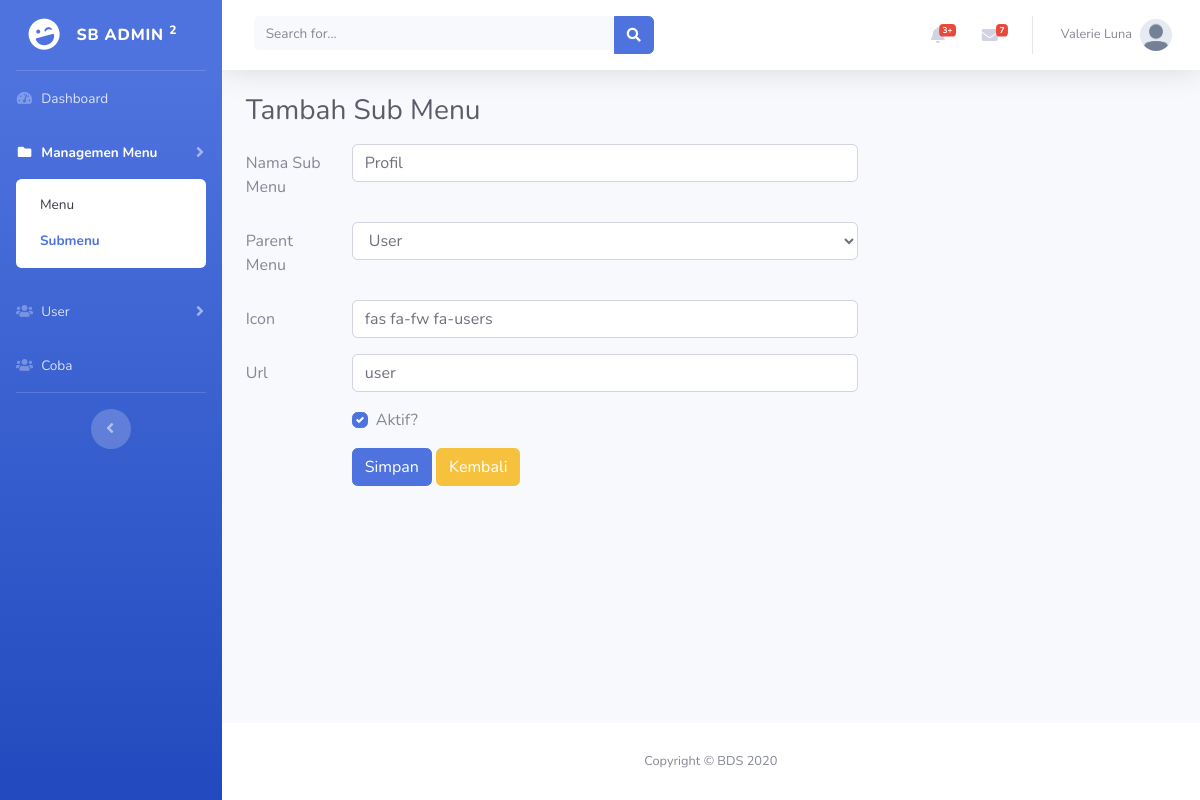
Page /submenu/edit/1 on the committed database.
### tables this page shows
CREATE TABLE `menus` (
  `id` int(11) NOT NULL,
  `nama_menu` varchar(50) NOT NULL,
  `icon` varchar(50) NOT NULL,
  `url` varchar(128) DEFAULT NULL,
  `orderby` int(3) NOT NULL,
  `is_active` int(1) NOT NULL
);

CREATE TABLE `submenus` (
  `id` int(11) NOT NULL,
  `menu_id` int(11) NOT NULL,
  `nama_submenu` varchar(50) NOT NULL,
  `icon` varchar(50) NOT NULL,
  `url` varchar(128) NOT NULL,
  `is_active` int(1) NOT NULL
);

### application/controllers/SubMenu.php (called while the page is built, shortened)
<?php
class SubMenu extends CI_Controller
{
    public function __construct()
    {
        $this->load->model('Menu_model', 'menu');
    }
    public function edit($id)
    {
        $this->form_validation->set_rules('nama_submenu', 'Nama Sub Menu', 'required');
        $this->form_validation->set_rules('menu_id', 'Parent Menu', 'required');
        if ($this->form_validation->run() == false) {
            $data['title'] = "Edit Sub Menu";
            $data['submenu'] = $this->menu->getSubMenuById($id);
            $this->load->view('templates/header', $data);
            $this->load->view('templates/sidebar', $data);
            $this->load->view('templates/topbar', $data);
            $this->load->view('submenu/edit', $data);
            $this->load->view('templates/footer');
        }
    }
}

### index.php (called while the page is built, shortened)
<?php
require_once BASEPATH.'core/CodeIgniter.php';

### application/models/Menu_model.php (called while the page is built, shortened)
<?php
class Menu_model extends CI_Model
{
    public function getSubMenuById($id)
    {
        $this->db->select('submenus.*, menus.nama_menu');
        $this->db->join('menus', 'menus.id = submenus.menu_id');
        $this->db->where('submenus.id', $id);
        $query = $this->db->get('submenus');
        return $query->row_array();
    }
}

### application/views/submenu/edit.php (the view, shortened to what this page needs)
<div class="container-fluid">
    <h1 class="h3 mb-3 text-gray-800">Tambah Sub Menu</h1>
    <div class="row">
        <div class="col-lg-8">
            <form action="<?= base_url('submenu/edit/') . $submenu['id'] ?>" method="post">
                <div class="form-group row">
                    <label for="nama_submenu" class="col-sm-2 col-form-label">Nama Sub Menu</label>
                    <div class="col-sm-10">
                        <input type="text" class="form-control" id="nama_submenu" name="nama_submenu" value="<?= $submenu['nama_submenu'] ?>">
                    </div>
                </div>
                <div class="form-group row">
                    <label for="menu_id" class="col-sm-2 col-form-label">Parent Menu</label>
                    <div class="col-sm-10">
                        <select name="menu_id" id="menu_id" class="form-control">
                            <?php
                            $this->db->where('url', '#');
                            $menu = $this->db->get('menus')->result_array();
                            ?>
                            <?php foreach ($menu as $m) : ?>
                                <?php if ($m['id'] == $submenu['menu_id']) : ?>
                                    <option value="<?= $m['id']; ?>" selected><?= $m['nama_menu']; ?></option>
                                <?php else : ?>
                                    <option value="<?= $m['id']; ?>"><?= $m['nama_menu']; ?></option>
                                <?php endif; ?>
                            <?php endforeach; ?>
                        </select>
                    </div>
                </div>
                <div class="form-group row">
                    <label for="icon" class="col-sm-2 col-form-label">Icon</label>
                    <div class="col-sm-10">
                        <input type="text" class="form-control" id="icon" name="icon" value="<?= $submenu['icon'] ?>">
                    </div>
                </div>
                <div class="form-group row">
                    <label for="url" class="col-sm-2 col-form-label">Url</label>
                    <div class="col-sm-10">
                        <input type="text" class="form-control" id="url" name="url" value="<?= $submenu['url'] ?>">
                    </div>
                </div>
                <div class="form-group row">
                    <label for="icon" class="col-sm-2 col-form-label"></label>
                    <div class="col-sm-10">
                        <div class="custom-control custom-checkbox mr-sm-2">
                            <label class="custom-control-label" for="aktif">Aktif?</label>
                        </div>
                    </div>
                </div>
                <div class="form-group row justify-content-end">
                    <div class="col-sm-10">
                        <button class="btn btn-primary">Simpan</button>
                        <a href="<?= base_url('submenu') ?>" class="btn btn-warning">Kembali</a>
                    </div>
                </div>
            </form>
        </div>
    </div>
</div>
</div>

### application/views/templates/sidebar.php
<ul class="navbar-nav bg-gradient-primary sidebar sidebar-dark accordion" id="accordionSidebar">
    <a class="sidebar-brand d-flex align-items-center justify-content-center" href="index.html">
        <div class="sidebar-brand-icon rotate-n-15">
            <i class="fas fa-laugh-wink"></i>
        </div>
        <div class="sidebar-brand-text mx-3">SB Admin <sup>2</sup></div>
    </a>
    <hr class="sidebar-divider my-0">
    <li class="nav-item <?= uri_string() == '' ? 'active' : '' ?>">
        <a class="nav-link " href="<?= base_url('/'); ?>">
            <i class="fas fa-fw fa-tachometer-alt"></i>
            <span>Dashboard</span></a>
    </li>
    <?php
    $queryMenu = "SELECT * FROM menus WHERE is_active = 1 ORDER BY orderby ASC";
    $menu = $this->db->query($queryMenu)->result_array();
    ?>
    <?php foreach ($menu as $m) : ?>
        <?php
        $menuId = $m['id'];
        $querySubmenu = "SELECT * FROM submenus WHERE menu_id = '$menuId' AND is_active = 1 ORDER BY id ASC";
        $subMenu = $this->db->query($querySubmenu)->result_array();
        $subMenunum = $this->db->query($querySubmenu)->num_rows();
        ?>
        <?php if ($subMenunum == 0) : ?>
            <li class="nav-item <?php echo uri_string() == $m['url'] ? 'active' : '' ?>">
                <a class="nav-link" href="<?= base_url($m['url']); ?>">
                    <i class="<?= $m['icon']; ?>"></i>
                    <span><?= $m['nama_menu']; ?></span>
                </a>
            </li>
        <?php else : ?>
            <li class="nav-item <?php foreach ($subMenu as $sm) echo $this->uri->segment(1) == $sm['url'] ? 'active' : '' ?>">
                <a class="nav-link collapsed" href="#" data-toggle="collapse" data-target="#collapse<?= $m['id']; ?>" aria-expanded="true" aria-controls="collapseTwo">
                    <i class="<?= $m['icon']; ?>"></i>
                    <span><?= $m['nama_menu']; ?></span>
                </a>
                <div id="collapse<?= $m['id']; ?>" class="collapse <?php foreach ($subMenu as $sm) echo $this->uri->segment(1) == $sm['url'] ? 'show' : ''; ?>" aria-labelledby="headingTwo" data-parent="#accordionSidebar">
                    <div class="bg-white py-2 collapse-inner rounded">
                        <?php foreach ($subMenu as $sm) : ?>
                            <a class="collapse-item <?php echo $this->uri->segment(1) == $sm['url'] ? 'active' : ''; ?>" href="<?= base_url($sm['url']); ?>"> <?= $sm['nama_submenu']; ?>
                            </a>
                        <?php endforeach; ?>
                    </div>
                </div>
            <?php endif; ?>
            </li>
        <?php endforeach; ?>
        <hr class="sidebar-divider d-none d-md-block">
        <div class="text-center d-none d-md-inline">
            <button class="rounded-circle border-0" id="sidebarToggle"></button>
        </div>
</ul>

### assets/css/style.css (style rules this page uses)
@media (min-width: 768px) { .sidebar { width: 17rem !important; height: 25vh; min-height: 100vh; overflow-y: auto; overflow-x: hidden; position: -webkit-sticky; position: sticky; top: 0; } }
@media (min-width: 768px) { .sidebar .nav-item .nav-link { padding-bottom: 15px; padding-top: 15px; } }

### rows in the picture
menus: nama_menu "Managemen Menu"
submenus: nama_submenu "Menu"
submenus: nama_submenu "Submenu"
menus: nama_menu "User"
menus: nama_menu "Coba"
submenus: nama_submenu "Profil", icon "fas fa-fw fa-users", url "user"

### other values in the picture
form field menu_id "User"
